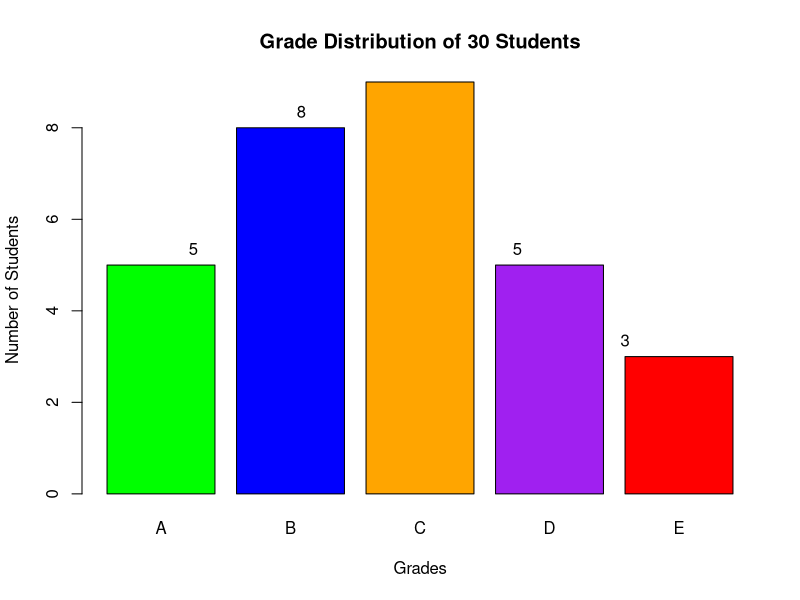

Recreate this plot in R.
grades <- c("A", "B", "C", "D", "E")
students <- c(5, 8, 9, 5, 3)
marks <- c(95, 84.5, 74.5, 64.5, 50)
average <- sum(students * marks) / sum(students)
cat("Estimated Class Average:", round(average, 2), "\n")
barplot(
  students,
  names.arg = grades,
  col = c("green", "blue", "orange", "purple", "red"),
  main = "Grade Distribution of 30 Students",
  xlab = "Grades",
  ylab = "Number of Students"
)
text(
  x = seq_along(students),
  y = students,
  labels = students,
  pos = 3
)
